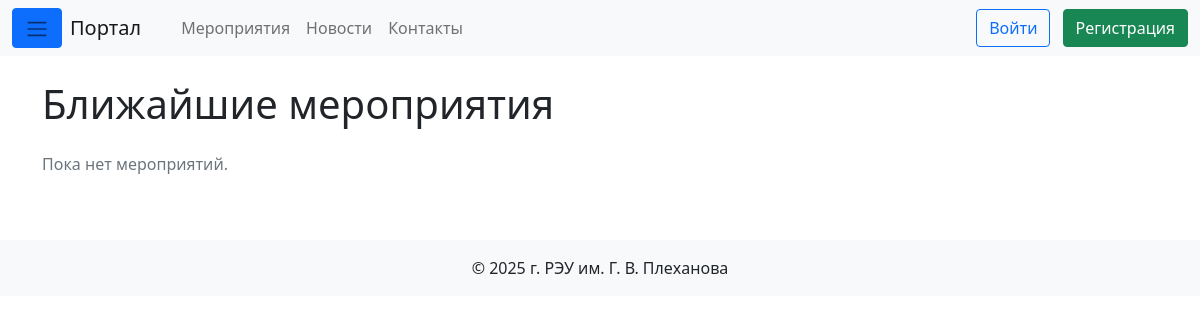
/events/, run on an earlier commit of the app's database.
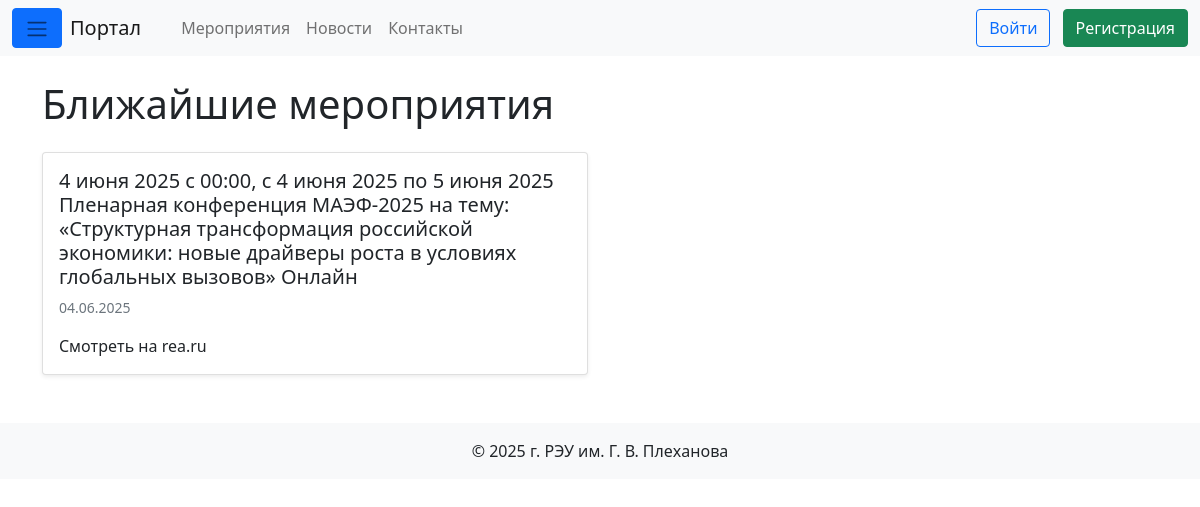
And on a later commit of the database.
### portal/models.py (models this page shows, shortened)
class Event(models.Model):
    title       = models.CharField(_("Название"), max_length=200)
    description = models.TextField(_("Описание"), blank=True)
    start_time  = models.DateTimeField(_("Дата и время начала"))
    end_time    = models.DateTimeField(
        _("Дата и время окончания"), null=True, blank=True
    )
    created     = models.DateTimeField(_("Создано"), auto_now_add=True)
    class Meta:
        ordering = ["start_time"]
        verbose_name = _("Мероприятие")
        verbose_name_plural = _("Мероприятия")

### portal/views.py (the view)
# urls.py: path("events/", EventListView.as_view(), name="events"),
class EventListView(ListView):
    model = Event
    template_name = "portal/events.html"
    context_object_name = "event_list"
    paginate_by = 10
    def get_queryset(self):
        return (
            Event.objects
            .filter(start_time__gte=timezone.now())
            .order_by("start_time")
        )

### templates/portal/events.html (shortened to what this page needs)
{% extends "base.html" %}
{% block content %}
<h1 class="mb-4">Ближайшие мероприятия</h1>
<div class="row row-cols-1 row-cols-md-2 g-4">
{% for ev in event_list %}
  <div class="col">
    <article class="card h-100 shadow-sm">
      <div class="card-body">
        <h5 class="card-title">
          <a href="{% url 'portal:event_detail' ev.pk %}"
             class="stretched-link text-decoration-none link-dark">
            {{ ev.title }}
          </a>
        </h5>
        <p class="card-text small text-muted">
          {{ ev.start_time|date:"d.m.Y" }}
        </p>
        <p class="card-text">
          {{ ev.description|striptags|truncatewords:40 }}
        </p>
      </div>
    </article>
  </div>
{% empty %}
  <p class="text-muted">Пока нет мероприятий.</p>
{% endfor %}
</div>
{% endblock %}

What changed in the data, as far as the page shows it:
added Event: title "4 июня 2025 c 00:00, c 4 июня 2025 по 5 июня 2025 Пленарная конференция МАЭФ-2025 на тему: «Структурная трансформация российской экономики: новые драйверы роста в условиях глобальных вызовов» Онлайн", start_time "04.06.2025", description "Смотреть на rea.ru"
Also different on the page:
text no longer shown: "Пока нет мероприятий."
